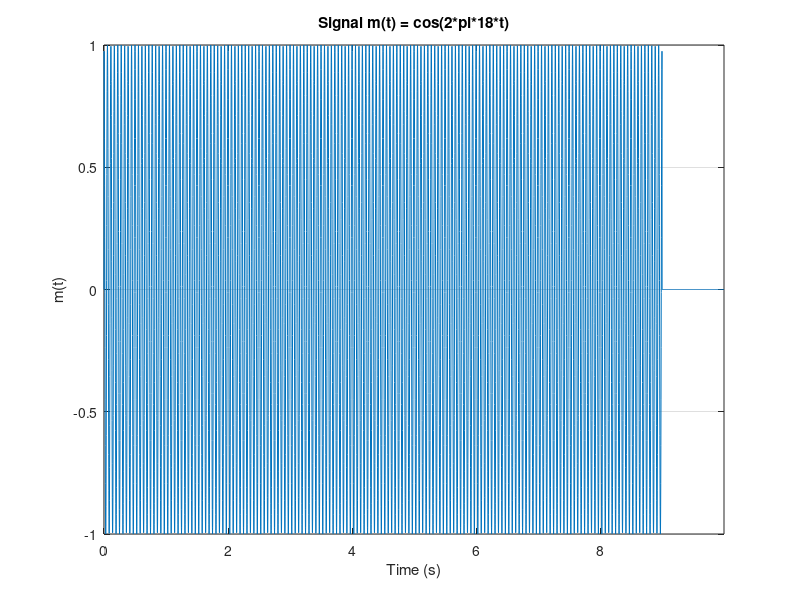
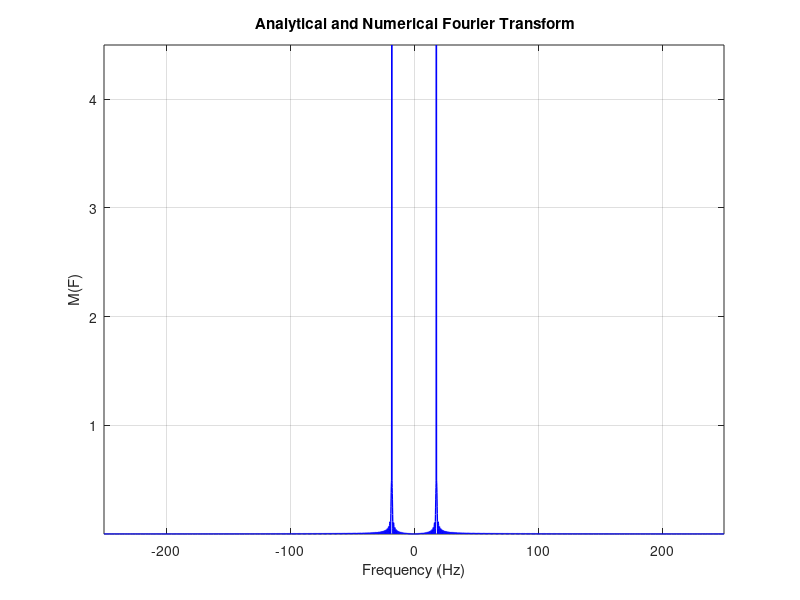
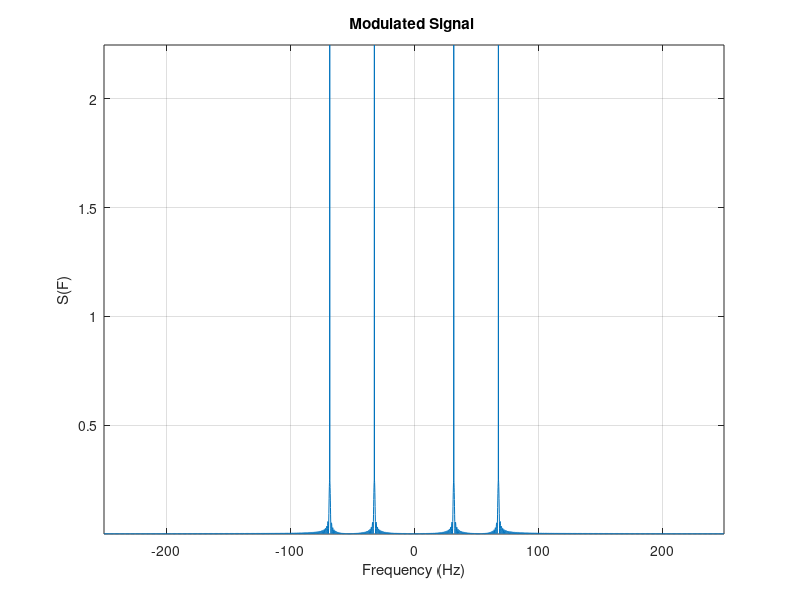
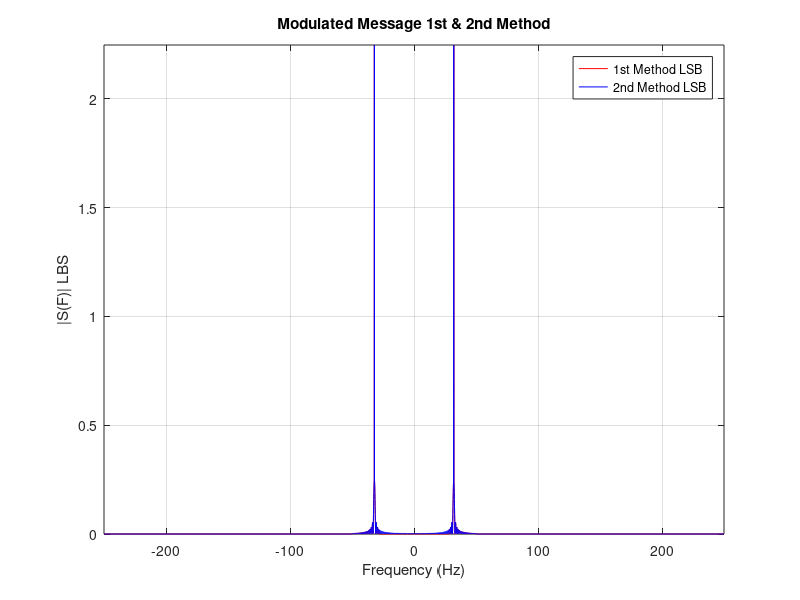

Recreate these plots in MATLAB, in order.
clc;
%pkg load signal
close all;
clear;
function[bandwidth] =calc_BW(M,f_vector)
M_magnitude = abs(M);
[maxi, index] = max(M_magnitude);
threshold = 0.01 * maxi;
indices_above = find(M_magnitude >= threshold);
last_index = indices_above(end);
bandwidth = f_vector(last_index); 
end
fc = 50;
Ac = 1;
fm=18;  
ts=0.1/fc;  %Time step
T=10;      %Margin After Discontinuity at t=9;
fs=1/ts;     % Sampling frequency
N=ceil(T/ts); %Length of Vector
t=0:ts:(N-1)*ts;
df=fs/N;      %Frequency step
m=cos(2*pi*fm*t); %Message Signal
m(t>=9|t<=0)=0;

figure (1);
plot(t,m);
xlabel('Time (s)');
ylabel('m(t)');
title('Signal m(t) = cos(2*pi*18*t)');
axis tight;
grid on;
%%%%%%%%%%%%%%%%


%%%%%%%%%%%%%%%%%%%%%%%%%%%%%%%%%%%%%%%%%%%%%%%%%
if(rem(N,2)==0)
f = - (0.5*fs) : df : (0.5*fs-df) ;
else
    f = - (0.5*fs-0.5*df) : df : (0.5*fs-0.5*df) ;
end
%%%%%%%%%%%%%%%%%%%%%%%%%%%%%%%%%%%%%%%%%%%%%%%%%
% Numerical fft
M_nu=fftshift(fft(m))*ts;


% Analytical expression
M_an = 4.5*sinc(9*(f-18)).*exp(-1i*pi*9*(f-18)) + 4.5*sinc(9*(f+18)).*exp(-1i*pi*9*(f+18));

%%%%%%%%%%%%%%%%%%%%%%%%%%%%%%%%%%%%%%%%%%%%%%%%%
%plot
figure (2);
plot(f,abs(M_nu),"Color","b","LineWidth",1);
xlabel('Frequency (Hz)');
ylabel ('M(F)');
title(' Analytical and Numerical Fourier Transform');
axis tight;
grid on;
%%%%%%%%%%%%%%%%%%%%%%%%%%%%%%%%%%%%%%%%%%%%%%%%%
%objective: calcukate bandwidth given a 1% criteria 
Band_Width=calc_BW(M_nu,f)
% The rest of this code should clculate the bandwidth 1% criteria 
 %graphically BW=21.6hz , hint: check zerocrossings function 
 c = Ac * cos(2*pi*fc*t); 
 s =m.*c;
S = fftshift(fft(s))*ts;
figure(4)
plot(f,abs(S));
hold on ;
xlabel('Frequency (Hz)')
ylabel ('S(F)');
title('Modulated Signal ' )
grid on;
axis tight;
%%%%%%%%%%%%%%%%%%%%%%%%%%%%%%% Using BPF : 1st method 
BPF = zeros(size(f));
BPF(f>(fc-Band_Width) & f<(fc))=1; %% +ve frequency
BPF(f<-(fc-Band_Width) & f>-(fc))=1;%% -ve frequency
S_LSB1 =  S.*BPF;
Band_Width_LSB1= calc_BW(S_LSB1,f)
%%%%%%%%%%%$$$$$$$$ 2nd method : Ignore Lpf , use hilbert filter 
LPF = abs(f) <fc; %%%%LPF
S_LSB2 = LPF.* S;
Band_Width_LSB2= calc_BW(S_LSB2,f)

figure (5);
plot(f,abs(S_LSB1),'Color',"r");
hold on
plot(f,abs(S_LSB2),"Color","b" , "LineWidth",0.6);
xlabel('Frequency (Hz)');
ylabel ('|S(F)| LBS');
title('Modulated Message 1st & 2nd Method');
axis tight;
grid on;
legend('1st Method LSB', '2nd Method LSB');

s_LSB1 = ifft(fftshift(S_LSB1))/ts; % LSB in time domain
v = s_LSB1.*c;
V=fftshift(fft(v))*ts; % Demodulated Signal before LPF
H=abs(f)<fc; %LPF
low_pass = H.* V;
figure(6)
plot(f,abs(low_pass))
grid on
mo=real(ifft(fftshift(low_pass))/ts); % Demodulated Signal
figure(7)
plot(t,mo);
hold on
plot(t,m, "Color","r");
title('Signal & Demodulated SIgnal in Time Domain')
xlabel('Time');
ylabel('m(t)');
legend('Demodulated signal' , 'Orignal Message')
axis tight;
grid on;
%Amplitude Modulation Large Carrier
ka=0.4; % initial 
c =cos(2*pi*fc*t);
s =(1 + ka*m).*c;                
g  =abs(hilbert(s)); %envelope detector output (demodulated signal)        
S_LC  =fftshift(fft(s))*ts;   
am =(1 + ka*m);
%Large Carrier Spectrum
%%%% 6th Point (a)
figure(8)
plot(f, abs(S_LC), 'LineWidth', 0.7); 
hold on;
plot(f, abs(M_nu), 'LineWidth', 0.7);
grid on;
xlabel('frequency(hz)')
title('the spectrum of the numerical and the modulated signal')
legend('|S(f)|', '|M(f)|')
Band_Width_SLC= calc_BW(S_LC,f)
%%%% 6th Point (b)
figure(9)
plot(t, g, 'LineWidth', 0.7); 
hold on;
plot(t, s, 'LineWidth', 0.7);
grid on;
xlabel('time(second)')
title('the output of the envelope detector and am signal')
legend('g(t)', '(1 + ka*m(t)*c)')
%%% 6th Point(c)
figure(10)
plot(t, g, 'LineWidth', 0.7); 
hold on;
plot(t, m, 'LineWidth', 0.7);
grid on;
xlabel('time(second)')
title('the output of the envelope detector and the original message')
legend('g(t)', 'm(t)')
%%%% Figure 10 Spectrum 
G=fftshift(fft(g))*ts;
figure(11)
plot(f, abs(G), 'LineWidth', 0.7); 
hold on;
plot(f, abs(M_nu), 'LineWidth', 0.7);
grid on;
xlabel('Frequency (hz)')
title('the output of the envelope detector and the original message Spectrum')
legend('G(f)', 'M(f)')
%%%%%%%%%%%5 6th Point (d)%%%%%%%%%%%%%%%%%%%%
ka=1.5; % overmodulated signal 
c =cos(2*pi*fc*t);
s =(1 + ka*m).*c;                
g  =abs(hilbert(s)); %envelope detector output (demodulated signal)        
S_LC  =fftshift(fft(s))*ts;   
am =(1 + ka*m);
%Large Carrier Spectrum
%6th Point (a) Revisited
figure(12)
plot(f, abs(S_LC), 'LineWidth', 0.7); 
hold on;
plot(f, abs(M_nu), 'LineWidth', 0.7);
grid on;
xlabel('frequency(hz)')
title('the spectrum of the numerical and the modulated signal')
legend('|S(f)|', '|M(f)|')
Band_Width_SLC2= calc_BW(S_LC,f)
%%%% 6th Point (b) revisited
figure(13)
plot(t, g, 'LineWidth', 0.7); 
hold on;
plot(t, s, 'LineWidth', 0.7);
grid on;
xlabel('time(second)')
title('the output of the envelope detector and am signal')
legend('g(t)', '(1 + ka*m(t)*c)')
